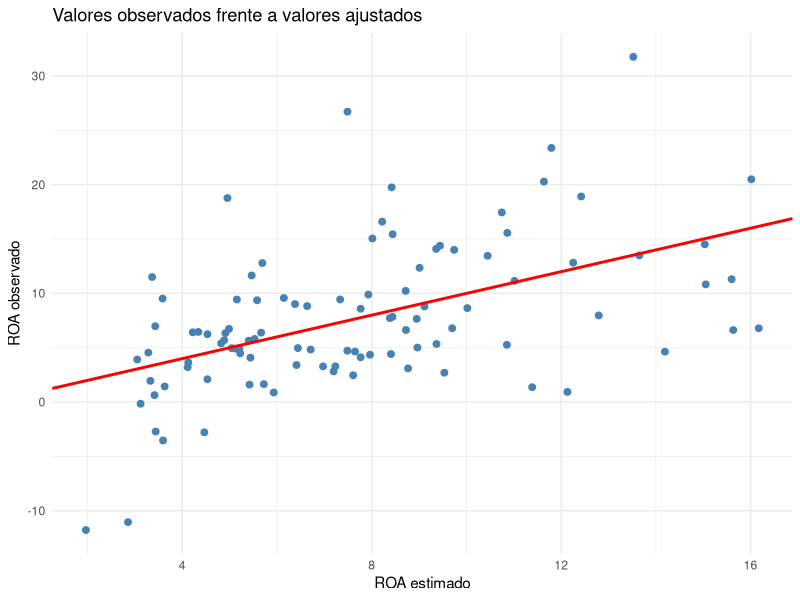
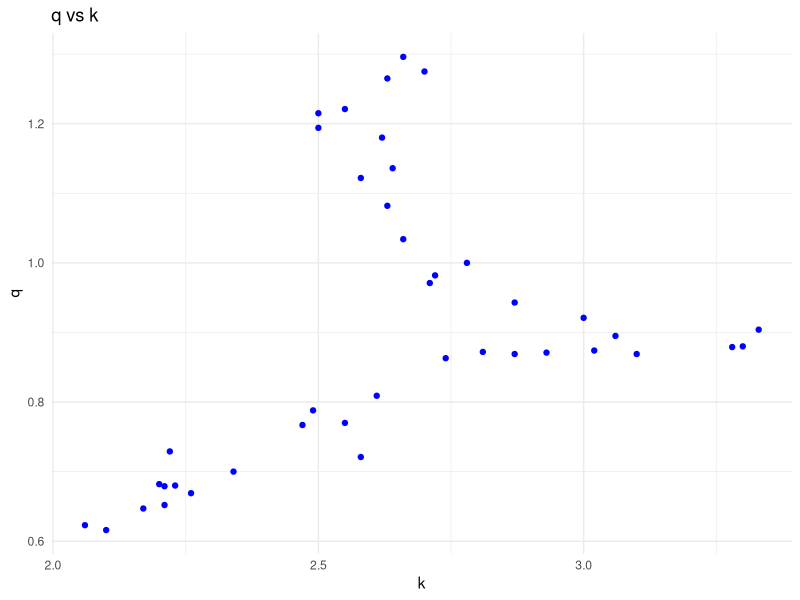
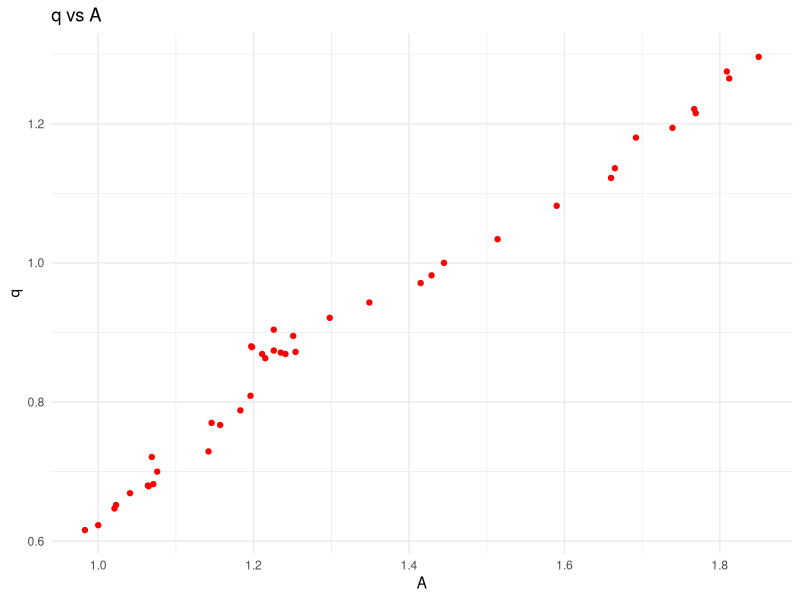
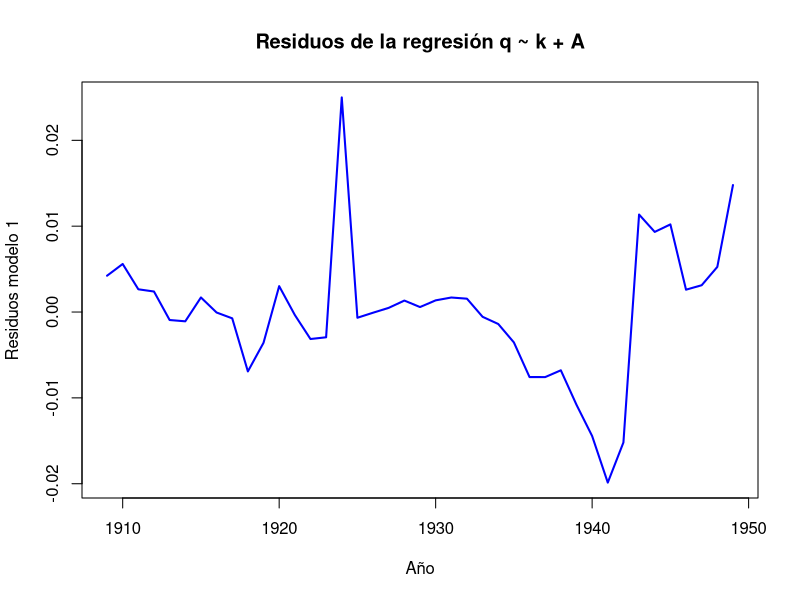
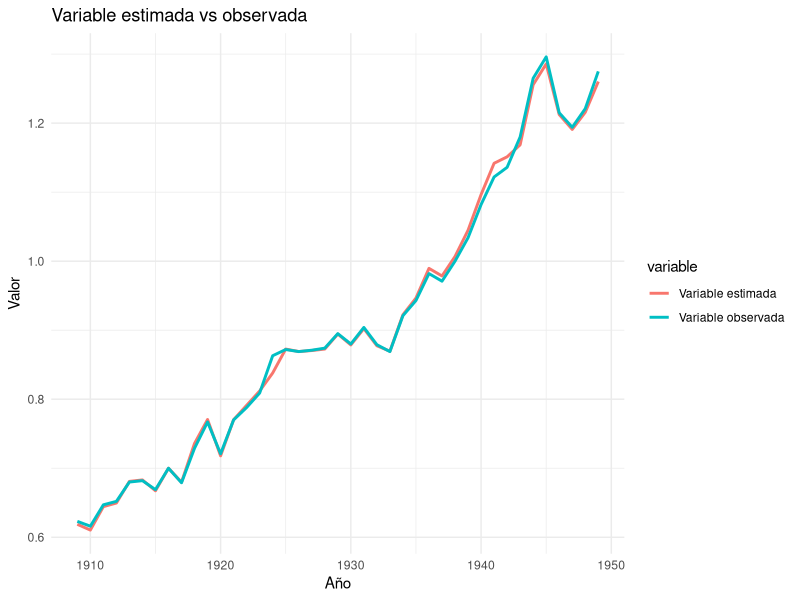
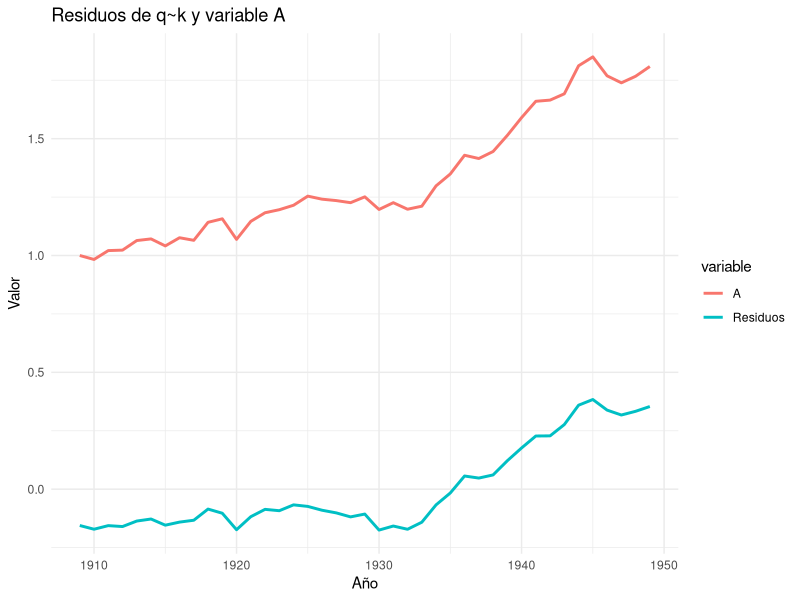

The R source for these figures, in order:
## ---- chunk 1
#| include: false
library(readxl)
library(dplyr)
library(ggplot2)
library(car)
library(strucchange)
## ---- chunk 2
datos <- read_excel("data/BD_SABI.xlsx", sheet = "Datos")
modelo <- lm(
    ROA ~ ENDEUDAMIENTO + LIQUIDEZ_INMEDIATA,
    data = datos
)
modelo
## ---- chunk 3
datos$ROA_estimado <- fitted(modelo)

ggplot(datos, aes(x = ROA_estimado, y = ROA)) +
  geom_point(color = "steelblue", size = 2) +
  geom_abline(intercept = 0, slope = 1,
              color = "red", linewidth = 1) +
  labs(
    title = "Valores observados frente a valores ajustados",
    x = "ROA estimado",
    y = "ROA observado"
  ) +
  theme_minimal()
## ---- chunk 4
modelo$residuals
## ---- chunk 5
SCR <- deviance(modelo)
SCR
## ---- chunk 6
n <- nobs(modelo)
k <- length(coef(modelo))

sigma2 <- SCR / (n - k)
sigma2
## ---- chunk 7
sigma(modelo)^2
## ---- chunk 8
vcov(modelo)
## ---- chunk 9
summary(modelo)$r.squared
## ---- chunk 10
datos <- read_excel("data/BD_SABI.xlsx", sheet = "Datos")
set.seed(1234)

# Variable aleatoria independiente del resto
datos$ID <- 1:nrow(datos)

modelo_id <- lm(
    ROA ~ ENDEUDAMIENTO + LIQUIDEZ_INMEDIATA+ID,
    data = datos
)
# Comparación
data.frame(
  Modelo = c("Original", "Con ID"),
  R2 = c(summary(modelo)$r.squared,
         summary(modelo_id)$r.squared),
  R2_corregido = c(summary(modelo)$adj.r.squared,
                   summary(modelo_id)$adj.r.squared)
)
## ---- chunk 11
modelo1 <- lm(
  ROA ~ LIQUIDEZ_INMEDIATA,
  data = datos)
## ---- chunk 12
modelo2 <- lm(
  ROA ~ LIQUIDEZ_INMEDIATA + ENDEUDAMIENTO + EMPLEADOS,
  data = datos
)
## ---- chunk 13
modelo3 <- lm(
  ROA ~ LIQUIDEZ_INMEDIATA + ENDEUDAMIENTO + EMPLEADOS+EBIT,
  data = datos
)
## ---- chunk 14
comparacion <- data.frame(
  Modelo = c(
    "Liquidez + Endeudamiento",
    "Liquidez",
    "Liquidez + Endeudamiento + Empleados",
    "Liquidez + Endeudamiento + Empleados+EBIT"
  ),
  R2 = c(
    summary(modelo)$r.squared,
    summary(modelo1)$r.squared,
    summary(modelo2)$r.squared,
    summary(modelo3)$r.squared
  ),
  R2_corregido = c(
    summary(modelo)$adj.r.squared,
    summary(modelo1)$adj.r.squared,
    summary(modelo2)$adj.r.squared,
    summary(modelo3)$adj.r.squared
  ),
  AIC = c(
    AIC(modelo),
    AIC(modelo1),
    AIC(modelo2),
    AIC(modelo3)
  ),
  BIC = c(
    BIC(modelo),
    BIC(modelo1),
    BIC(modelo2),
     BIC(modelo3)
  )
)

comparacion
## ---- chunk 15
confint(modelo3)
## ---- chunk 16
confint(modelo3, level = 0.90)
## ---- chunk 17
confint(modelo3, level = 0.99)
## ---- chunk 18
b <- coef(modelo)
X <- model.matrix(modelo)
sigma2 <- summary(modelo)$sigma^2
R <- rbind(
  c(0, 1, 0),
  c(0, 1, -1)
)
r <- c(0,0)
q <- nrow(R)
## ---- chunk 19
Fexp <-
t(R %*% b - r) %*%
solve(R %*% solve(t(X)%*%X) %*% t(R)) %*%
(R %*% b - r) /
(q * sigma2)
Fexp
## ---- chunk 20
gl1 <- q
gl2 <- df.residual(modelo)
qf(0.95, gl1, gl2)
## ---- chunk 21
datos <- read_excel("data/BD_IBEX.xlsx", sheet = "Datos")
modeloIBEX<- lm(Rend_IBEX ~ Rend_SP500+ Rend_EUROSTOXX50,
    data = datos
)
modeloIBEX

## ---- chunk 22
vcov(modelo)
## ---- chunk 23
gl <- df.residual(modelo)
alpha <- 0.05
t_teorico <- qt(1 - alpha/2, df = gl)
t_teorico
## ---- chunk 24
gl <- df.residual(modelo)
alpha <- 0.05
t_teorico <- qt(1 - alpha/2, df = gl)
t_teorico
## ---- chunk 25
gl <- df.residual(modelo)
alpha <- 0.1
t_teorico <- qt(1 - alpha/2, df = gl)
t_teorico
## ---- chunk 26
datos <- read_excel("data/BD_IBEX.xlsx", sheet = "Datos")
modeloIBEX <- lm(
    Rend_IBEX ~ Rend_SP500+ Rend_EUROSTOXX50,
    data = datos
)
summary(modeloIBEX)
## ---- chunk 27
datos <- read_excel("data/BD_IBEX.xlsx", sheet = "Datos")
modeloIBEX <- lm(
    Rend_IBEX ~ Rend_SP500+ Rend_EUROSTOXX50,
    data = datos
)
summary(modeloIBEX)
## ---- chunk 28
linearHypothesis(modelo,
                 c("ENDEUDAMIENTO = 0",
                   "ENDEUDAMIENTO-LIQUIDEZ_INMEDIATA = 0"))
## ---- chunk 29
nueva_empresa <- data.frame(
  ENDEUDAMIENTO = 15,
  LIQUIDEZ_INMEDIATA = 3
)
## ---- chunk 30
predict(
  modelo,
  newdata = nueva_empresa,
  interval = "confidence"
)
## ---- chunk 31
predict(
  modelo,
  newdata = nueva_empresa,
  interval = "prediction"
)
## ---- chunk 32
modeloIBEX <- lm(
  Rend_IBEX ~ Rend_SP500 + Rend_EUROSTOXX50,
  data = datos
)

sctest(
  modeloIBEX,
  type = "Chow",
  point = 36
)
## ---- chunk 33
datos= read_excel('data/BD_FUNCIONPRODUCCION.xlsx')
## ---- chunk 34
summary(datos)
## ---- chunk 35
cor(datos)
## ---- chunk 36
ggplot(datos, aes(x = k, y = q)) +
  geom_point(color = "blue") +
  labs(title = "q vs k", x = "k", y = "q") +
  theme_minimal()
## ---- chunk 37
ggplot(datos, aes(x = A, y = q)) +
  geom_point(color = "red") +
  labs(title = "q vs A", x = "A", y = "q") +
  theme_minimal()
## ---- chunk 38
modelo1=lm(q~k+A, data=datos)
summary(modelo1)
## ---- chunk 39
residuos1=resid(modelo1)
plot(datos$year, residuos1, type = "l", col = "blue", lwd = 2,
     xlab = "Año", ylab = "Residuos modelo 1",
     main = "Residuos de la regresión q ~ k + A")
## ---- chunk 40
q_estimada_modelo1<- fitted(modelo1)
## ---- chunk 41
df <- data.frame(
  año = rep(datos$year, 2),
  valor = c(q_estimada_modelo1, datos$q),
 variable = rep(c("Variable estimada", "Variable observada"), each = nrow(datos))
)

ggplot(df, aes(x = año, y = valor, color = variable)) +
  geom_line(linewidth = 1) +
  labs(title = "Variable estimada vs observada", x = "Año", y = "Valor") +
  theme_minimal()
## ---- chunk 42
modelo2=lm(q~k, data=datos)
summary(modelo2)
## ---- chunk 43
residuos2=resid(modelo2)
df <- data.frame(
  año = rep(datos$year, 2),
  valor = c(residuos2, datos$A),
 variable = rep(c("Residuos", "A"), each = nrow(datos))
)

ggplot(df, aes(x = año, y = valor, color = variable)) +
  geom_line(linewidth = 1) +
  labs(title = "Residuos de q~k y variable A", x = "Año", y = "Valor") +
  theme_minimal()
## ---- chunk 44
demand= read_excel('data/bd3_demand.xlsx')
demand<-as.data.frame(demand)
## ---- chunk 45
modelo1=lm(DAIRY~INC, data=demand)
resultado_modelo1=summary(modelo1)
modelo2=lm(DAIRY~log(INC), data=demand)
resultado_modelo2=summary(modelo2)
modelo3=lm(DAIRY~INC+PUNDER5, data=demand)
resultado_modelo3=summary(modelo3)
modelo4=lm(DAIRY~INC+PUNDER5-1, data=demand)
resultado_modelo4=summary(modelo4)
modelo5=lm(DAIRY~INC+HHSIZE, data=demand)
resultado_modelo5=summary(modelo5)
modelo6=lm(log(DAIRY)~INC,data=demand)
resultado_modelo6=summary(modelo6)
modelo7=lm(log(DAIRY)~INC+PUNDER5,data=demand)
resultado_modelo7=summary(modelo7)
modelo8=lm(log(DAIRY)~INC+PUNDER5-1,data=demand)
resultado_modelo8=summary(modelo8)
## ---- chunk 46
resultados <- data.frame(
Modelo = c("modelo1", "modelo2","modelo3","modelo4","modelo5","modelo6","modelo7","modelo8"),
DF     = c(length(coef(modelo1)), length(coef(modelo2)), length(coef(modelo3)), length(coef(modelo4)), length(coef(modelo5)), length(coef(modelo6)), length(coef(modelo7)), length(coef(modelo8))),
R2_CORREGIDO = c(resultado_modelo1$adj.r.squared,resultado_modelo2$adj.r.squared,resultado_modelo3$adj.r.squared,resultado_modelo4$adj.r.squared,resultado_modelo5$adj.r.squared,resultado_modelo6$adj.r.squared,resultado_modelo7$adj.r.squared,resultado_modelo8$adj.r.squared),
AIC    = c(AIC(modelo1), AIC(modelo2),AIC(modelo3), AIC(modelo4),AIC(modelo5), AIC(modelo6),AIC(modelo7), AIC(modelo8)),
BIC    = c(BIC(modelo1), BIC(modelo2),BIC(modelo3), BIC(modelo4),BIC(modelo5), BIC(modelo6),BIC(modelo7), BIC(modelo8)))
resultados
## ---- chunk 47
philips= read_excel('data/BD_PHILIPS.xlsx')
philips=as.data.frame(philips)
## ---- chunk 48
knitr::opts_chunk$set(echo = TRUE)
library(readxl)
datos <- read_excel("data/bd6_esperanza.xlsx")
## ---- chunk 49
m_linlin <- lm(Esperanza ~ Gasto + Renta, data = datos)
m_loglin <- lm(log(Esperanza)~ Gasto + Renta, data = datos)
m_linlog <- lm(Esperanza ~ log(Gasto) + Renta, data = datos)     
m_loglog <- lm(log(Esperanza) ~ log(Gasto) + log(Renta), data = datos)
summary(m_linlin)
summary(m_loglin)
summary(m_linlog)
summary(m_loglog)
## ---- chunk 50
m_linlin_ratio <- lm(Esperanza ~ GastoPIB + Renta, data = datos)
m_loglin_ratio <- lm(log(Esperanza)~ GastoPIB + Renta, data = datos)
m_linlog_ratio <- lm(Esperanza ~ log(GastoPIB) + Renta, data = datos) 
m_loglog_ratio <- lm(log(Esperanza) ~ log(GastoPIB)+Renta, data = datos)
summary(m_linlin_ratio)
summary(m_loglin_ratio)
summary(m_linlog_ratio)
summary(m_loglog_ratio)
## ---- chunk 51
m_linlin_sinrenta <- lm(Esperanza ~ GastoPIB, data = datos)
m_loglin_sinrenta <- lm(log(Esperanza)~ GastoPIB, data = datos)
m_linlog_sinrenta <- lm(Esperanza ~ log(GastoPIB), data = datos)
m_loglog_sinrenta <- lm(log(Esperanza) ~ log(GastoPIB), data = datos)
summary(m_linlin_sinrenta)
summary(m_loglin_sinrenta)
summary(m_linlog_sinrenta)
summary(m_loglog_sinrenta)
## ---- chunk 52
resultados <- data.frame(
  modelo = c("lin-lin", "log-lin", "lin-log", "log-log",
             "lin-lin ratio", "log-lin ratio", "lin-log ratio", "log-log ratio",
             "lin-lin sin renta", "log-lin sin renta", "lin-log sin renta", "log-log sin renta"),
  R2 = c(summary(m_linlin)$r.squared,
         summary(m_loglin)$r.squared,
         summary(m_linlog)$r.squared,
         summary(m_loglog)$r.squared,
         summary(m_linlin_ratio)$r.squared,
         summary(m_loglin_ratio)$r.squared,
         summary(m_linlog_ratio)$r.squared,
         summary(m_loglog_ratio)$r.squared,
         summary(m_linlin_sinrenta)$r.squared,
         summary(m_loglin_sinrenta)$r.squared,
         summary(m_linlog_sinrenta)$r.squared,
         summary(m_loglog_sinrenta)$r.squared),
  R2_ajustado = c(summary(m_linlin)$adj.r.squared,
                  summary(m_loglin)$adj.r.squared,
                  summary(m_linlog)$adj.r.squared,
                  summary(m_loglog)$adj.r.squared,
                  summary(m_linlin_ratio)$adj.r.squared,
                  summary(m_loglin_ratio)$adj.r.squared,
                  summary(m_linlog_ratio)$adj.r.squared,
                  summary(m_loglog_ratio)$adj.r.squared,
                  summary(m_linlin_sinrenta)$adj.r.squared,
                  summary(m_loglin_sinrenta)$adj.r.squared,
                  summary(m_linlog_sinrenta)$adj.r.squared,
                  summary(m_loglog_sinrenta)$adj.r.squared)
)
resultados
## ---- chunk 53
AIC(m_linlin,m_loglin,m_linlog,m_loglog,m_linlin_ratio,m_loglin_ratio,m_linlog_ratio,m_loglog_ratio,m_linlin_sinrenta,m_loglin_sinrenta,m_linlog_sinrenta,m_loglog_sinrenta)
BIC(m_linlin,m_loglin,m_linlog,m_loglog,m_linlin_ratio,m_loglin_ratio,m_linlog_ratio,m_loglog_ratio,m_linlin_sinrenta,m_loglin_sinrenta,m_linlog_sinrenta,m_loglog_sinrenta)
